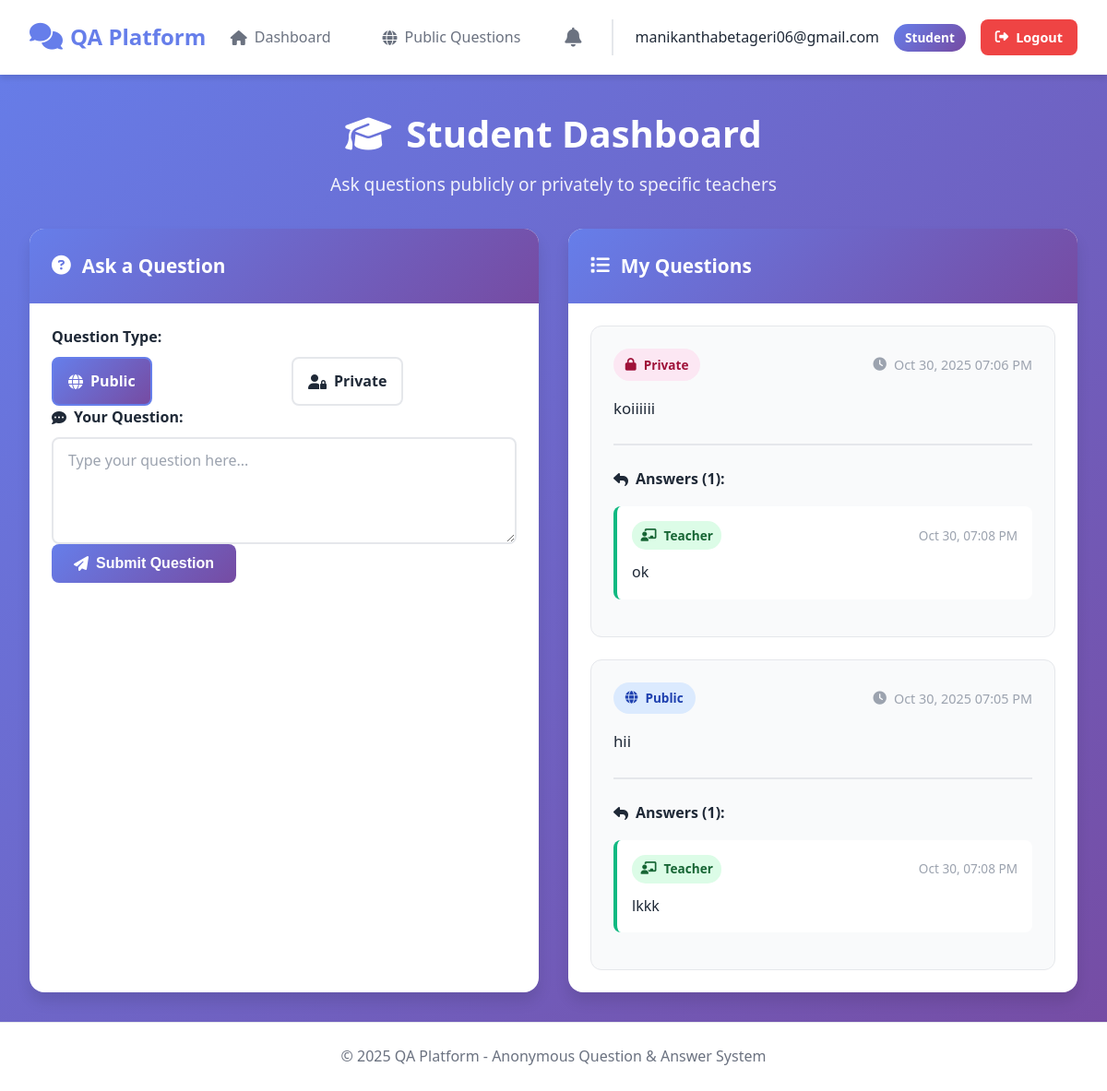
The page /student/dashboard (signed in) on the database its author committed.
### models.py (models this page shows, shortened)
class User(UserMixin, db.Model):
    __tablename__ = 'users'
    id = db.Column(db.Integer, primary_key=True)
    email = db.Column(db.String(120), unique=True, nullable=False, index=True)
    password_hash = db.Column(db.String(255), nullable=False)
    user_type = db.Column(db.String(20), nullable=False)  # 'student' or 'staff'
    is_verified = db.Column(db.Boolean, default=False)
    is_blocked = db.Column(db.Boolean, default=False)
    created_at = db.Column(db.DateTime, default=datetime.utcnow)
    last_login = db.Column(db.DateTime)
    questions_asked = db.relationship('Question', backref='author', lazy=True, foreign_keys='Question.student_id')
    answers_given = db.relationship('Answer', backref='answerer', lazy=True)
    notifications = db.relationship('Notification', backref='recipient', lazy=True)

class Question(db.Model):
    __tablename__ = 'questions'
    id = db.Column(db.Integer, primary_key=True)
    content = db.Column(db.Text, nullable=False)
    is_public = db.Column(db.Boolean, default=True)
    student_id = db.Column(db.Integer, db.ForeignKey('users.id'), nullable=False)
    staff_id = db.Column(db.Integer, db.ForeignKey('users.id'), nullable=True)  # For private questions
    created_at = db.Column(db.DateTime, default=datetime.utcnow)
    is_answered = db.Column(db.Boolean, default=False)
    answers = db.relationship('Answer', backref='question', lazy=True, cascade='all, delete-orphan')

class Answer(db.Model):
    __tablename__ = 'answers'
    id = db.Column(db.Integer, primary_key=True)
    content = db.Column(db.Text, nullable=False)
    question_id = db.Column(db.Integer, db.ForeignKey('questions.id'), nullable=False)
    staff_id = db.Column(db.Integer, db.ForeignKey('users.id'), nullable=False)
    created_at = db.Column(db.DateTime, default=datetime.utcnow)

### routes.py (the view)
@main.route('/student/dashboard')
@login_required
def student_dashboard():
    if current_user.user_type != 'student':
        flash('Access denied', 'error')
        return redirect(url_for('main.dashboard'))
    if current_user.is_blocked:
        flash('Your account is blocked. You cannot send messages.', 'error')
    my_questions = Question.query.filter_by(student_id=current_user.id)\
        .order_by(Question.created_at.desc()).all()
    staff_members = User.query.filter_by(user_type='staff').all()
    unread_notifications = Notification.query.filter_by(
        user_id=current_user.id,
        is_read=False
    ).order_by(Notification.created_at.desc()).all()
    return render_template('student_dashboard.html',
                         my_questions=my_questions,
                         staff_members=staff_members,
                         unread_notifications=unread_notifications)

### templates/student_dashboard.html (shortened to what this page needs)
{% extends "base.html" %}
{% block content %}
<div class="dashboard-container">
    <div class="dashboard-header">
        <h1><i class="fas fa-graduation-cap"></i> Student Dashboard</h1>
        <p>Ask questions publicly or privately to specific teachers</p>
    </div>
    <div class="dashboard-grid">
        <div class="card">
            <div class="card-header">
                <h2><i class="fas fa-question-circle"></i> Ask a Question</h2>
            </div>
            <div class="card-body">
                <form id="askQuestionForm">
                    <div class="form-group">
                        <label>Question Type:</label>
                        <div class="question-type-selector">
                            <label class="radio-card-inline">
                                <span><i class="fas fa-globe"></i> Public</span>
                            </label>
                            <label class="radio-card-inline">
                                <span><i class="fas fa-user-lock"></i> Private</span>
                            </label>
                        </div>
                    </div>
                    <div class="form-group">
                        <label for="question_content">
                            <i class="fas fa-comment-dots"></i> Your Question:
                        </label>
                        <textarea id="question_content" name="content" rows="4"
                                  class="form-control" placeholder="Type your question here..."
                                  {% if current_user.is_blocked %}disabled{% endif %}></textarea>
                    </div>
                    <button type="submit" id="submitQuestion" class="btn btn-primary"
                            {% if current_user.is_blocked %}disabled{% endif %}>
                        <i class="fas fa-paper-plane"></i> Submit Question
                    </button>
                </form>
            </div>
        </div>
        <div class="card">
            <div class="card-header">
                <h2><i class="fas fa-list"></i> My Questions</h2>
            </div>
            <div class="card-body">
                {% if my_questions %}
                <div class="questions-list">
                    {% for question in my_questions %}
                    <div class="question-item">
                        <div class="question-header">
                            <span class="question-badge {{ 'public' if question.is_public else 'private' }}">
                                <i class="fas fa-{{ 'globe' if question.is_public else 'lock' }}"></i>
                                {{ 'Public' if question.is_public else 'Private' }}
                            </span>
                            <span class="question-date">
                                <i class="fas fa-clock"></i>
                                {{ question.created_at.strftime('%b %d, %Y %I:%M %p') }}
                            </span>
                        </div>
                        <p class="question-content">{{ question.content }}</p>
                        {% if question.answers %}
                        <div class="answers-section">
                            <h4><i class="fas fa-reply"></i> Answers ({{ question.answers|length }}):</h4>
                            {% for answer in question.answers %}
                            <div class="answer-item">
                                <div class="answer-header">
                                    <span class="answerer-badge">
                                        <i class="fas fa-chalkboard-teacher"></i> Teacher
                                    </span>
                                    <span class="answer-date">
                                        {{ answer.created_at.strftime('%b %d, %I:%M %p') }}
                                    </span>
                                </div>
                                <p>{{ answer.content }}</p>
                            </div>
                            {% endfor %}
                        </div>
                        {% else %}
                        <p class="no-answer"><i class="fas fa-hourglass-half"></i> Waiting for answer...</p>
                        {% endif %}
                    </div>
                    {% endfor %}
                </div>
                {% else %}
                <p class="empty-state">
                    <i class="fas fa-inbox"></i><br>
                    You haven't asked any questions yet.
                </p>
                {% endif %}
            </div>
        </div>
    </div>
</div>
{% endblock %}

### templates/base.html (shortened to what this page needs)
<!DOCTYPE html>
<html lang="en">
<head>
    <link rel="stylesheet" href="{{ url_for('static', filename='css/style.css') }}">
    <link rel="stylesheet" href="https://cdnjs.cloudflare.com/ajax/libs/font-awesome/6.4.0/css/all.min.css">
</head>
<body>
    {% if current_user.is_authenticated %}
    <nav class="navbar">
        <div class="nav-container">
            <div class="nav-brand">
                <i class="fas fa-comments"></i>
                <span>QA Platform</span>
            </div>
            <div class="nav-menu">
                <a href="{{ url_for('main.dashboard') }}" class="nav-link">
                    <i class="fas fa-home"></i> Dashboard
                </a>
                {% if current_user.user_type == 'student' %}
                <a href="{{ url_for('main.public_questions') }}" class="nav-link">
                    <i class="fas fa-globe"></i> Public Questions
                </a>
                {% else %}
                <a href="{{ url_for('main.public_questions') }}" class="nav-link">
                    <i class="fas fa-question-circle"></i> Answer Questions
                </a>
                {% endif %}
                <div class="notification-icon" id="notificationBell">
                    <i class="fas fa-bell"></i>
                </div>
                <div class="user-menu">
                    <span class="user-email">{{ current_user.email }}</span>
                    <span class="user-badge">{{ current_user.user_type.title() }}</span>
                    <a href="{{ url_for('auth.logout') }}" class="btn btn-logout">
                        <i class="fas fa-sign-out-alt"></i> Logout
                    </a>
                </div>
            </div>
        </div>
    </nav>
    {% endif %}
    <main class="main-content">
        {% block content %}{% endblock %}
    </main>
    <footer class="footer">
        <p>&copy; 2025 QA Platform - Anonymous Question & Answer System</p>
    </footer>
</body>
</html>

### rows shown on the page
User: email "manikanthabetageri06@gmail.com", user_type "Student"
Question: is_public "Private", created_at "Oct 30, 2025 07:06 PM", content "koiiiiii", answers|length "1"
Answer: created_at "Oct 30, 07:08 PM", content "ok"
Question: is_public "Public", created_at "Oct 30, 2025 07:05 PM", content "hii", answers|length "1"
Answer: created_at "Oct 30, 07:08 PM", content "lkkk"
